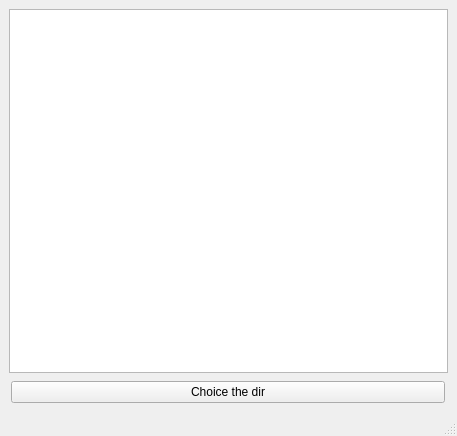
<?xml version="1.0" encoding="UTF-8"?>
<ui version="4.0">
 <class>MainWindow</class>
 <widget class="QMainWindow" name="MainWindow">
  <property name="geometry">
   <rect>
    <x>0</x>
    <y>0</y>
    <width>457</width>
    <height>436</height>
   </rect>
  </property>
  <property name="windowTitle">
   <string>MainWindow</string>
  </property>
  <widget class="QWidget" name="centralwidget">
   <layout class="QVBoxLayout" name="verticalLayout">
    <item>
     <widget class="QListWidget" name="listWidget"/>
    </item>
    <item>
     <layout class="QHBoxLayout" name="horizontalLayout" stretch="0">
      <property name="leftMargin">
       <number>2</number>
      </property>
      <property name="topMargin">
       <number>2</number>
      </property>
      <property name="rightMargin">
       <number>3</number>
      </property>
      <property name="bottomMargin">
       <number>2</number>
      </property>
      <item>
       <widget class="QPushButton" name="btn_browse">
        <property name="text">
         <string>Choice the dir</string>
        </property>
       </widget>
      </item>
     </layout>
    </item>
   </layout>
  </widget>
  <widget class="QStatusBar" name="statusbar"/>
 </widget>
 <resources/>
 <connections/>
</ui>
